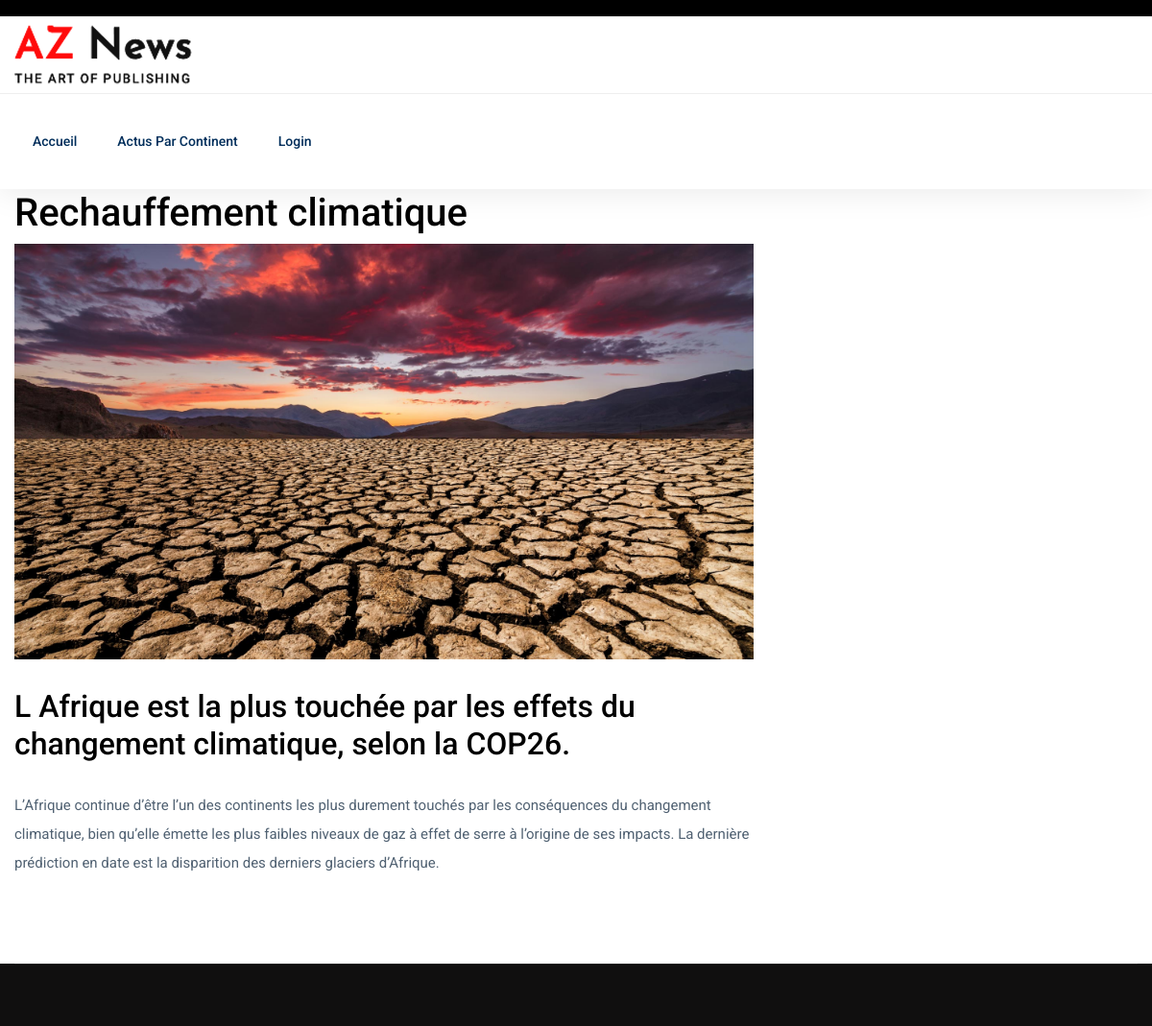
The page /pages/actualite/2 on the database its author committed.
### tables this page shows
CREATE TABLE articles(
	id int primary key auto_increment,
	titre varchar(100),
	contenu varchar(1000),
	continent varchar(100),
	date date,
	image varchar(50)
);

### incs/function.php (called while the page is built, shortened)
<?php
	function get_article($id){
		$dbh = dbconnect();
		$articles = array();
		$sql = "SELECT * FROM articles where id='%d'";
		$sql = sprintf($sql,$id);
		$resultats = $dbh->query($sql);
		$resultats->setFetchMode(PDO::FETCH_OBJ);
		while($row = $resultats->fetch()){
			$articles[]=new Article($row->id,$row->titre,$row->contenu,$row->continent,$row->date,$row->image);
		}
		return $articles;
	}
?>

### classes/Article.class.php (called while the page is built, shortened)
<?php
	class Article{
		public function setTitre($titre){
			$this->_titre = $titre;
		}
		public function setContenu($contenu){
			$this->_contenu=$contenu;
		}
		public function setImage($image){
			$this->_image=$image;
		}
	}
?>

### pages/details.php (the view, shortened to what this page needs)
<?php
require_once('../incs/function.php');
$article = get_article($_GET['id']);
?>
<!doctype html>
<html class="no-js" lang="zxx">
    <head>
            <link rel="stylesheet" href="../assets/css/bootstrap.min.css">
            <link rel="stylesheet" href="../assets/css/owl.carousel.min.css">
            <link rel="stylesheet" href="../assets/css/ticker-style.css">
            <link rel="stylesheet" href="../assets/css/flaticon.css">
            <link rel="stylesheet" href="../assets/css/style.css">
   </head>
   <body>
    <header>
       <div class="header-area">
            <div class="main-header ">
                <div class="header-top black-bg d-none d-md-block">
                   <div class="container">
                       <div class="col-xl-12">
                       </div>
                   </div>
                </div>
                <div class="header-mid d-none d-md-block">
                   <div class="container">
                        <div class="row d-flex align-items-center">
                            <div class="col-xl-3 col-lg-3 col-md-3">
                                <div class="logo">
                                    <a href="actualite"><img src="../assets/img/logo/logo.png" alt=""></a>
                                </div>
                            </div>
                            <div class="col-xl-9 col-lg-9 col-md-9">
                            </div>
                        </div>
                   </div>
                </div>
                <div class="header-bottom header-sticky">
                    <div class="container">
                        <div class="row align-items-center">
                            <div class="col-xl-10 col-lg-10 col-md-12 header-flex">
                                <div class="main-menu d-none d-md-block ">
                                    <nav>
                                        <ul id="navigation">
                                            <li><a href="../actualite">Accueil</a></li>
                                            <li><a href="../actualite">Actus par continent</a>
                                            </li>
                                            <li><a href="../connection">Login</li>
                                        </ul>
                                    </nav>
                                </div>
                            </div>
                        </div>
                    </div>
               </div>
            </div>
       </div>
    </header>
    <main>
        <div class="about-area">
            <div class="container">
                    <div class="row">
                        <div class="col-lg-12">
                        </div>
                    </div>
                   <div class="row">
                        <div class="col-lg-8">
                            <div class="about-right mb-90">
                            <h1>Rechauffement climatique</h1>
                                <div class="about-img">
                                    <img src="../assets/img/<?php echo $article[0]->_image?>" alt="">
                                </div>
                                <div class="section-tittle mb-30 pt-30">
                                    <h2><?php echo $article[0]->_titre?></h2>
                                </div>
                                <div class="about-prea">
                                    <p class="about-pera1 mb-25"><?php echo $article[0]->_contenu ?></p>
                                </div>
                            </div>
                   </div>
            </div>
        </div>
    </main>
    <footer>
        <div class="footer-bottom-area">
            <div class="container">
                <div class="footer-border">
                     <div class="row d-flex align-items-center justify-content-between">
                         <div class="col-lg-6">
                         </div>
                         <div class="col-lg-6">
                         </div>
                     </div>
                </div>
            </div>
        </div>
    </footer>
    </body>
</html>

### rows shown on the page
articles: image (picture), titre "L Afrique est la plus touchée par les effets du changement climatique, selon la COP26.", contenu "L’Afrique continue d’être l’un des continents les plus durement touchés par les conséquences du changement climatique, bien qu’elle émette les plus faibles niveaux de gaz à effet de serre à l’origine de ses impacts. La dernière prédiction en date est la disparition des derniers glaciers d’Afrique."
